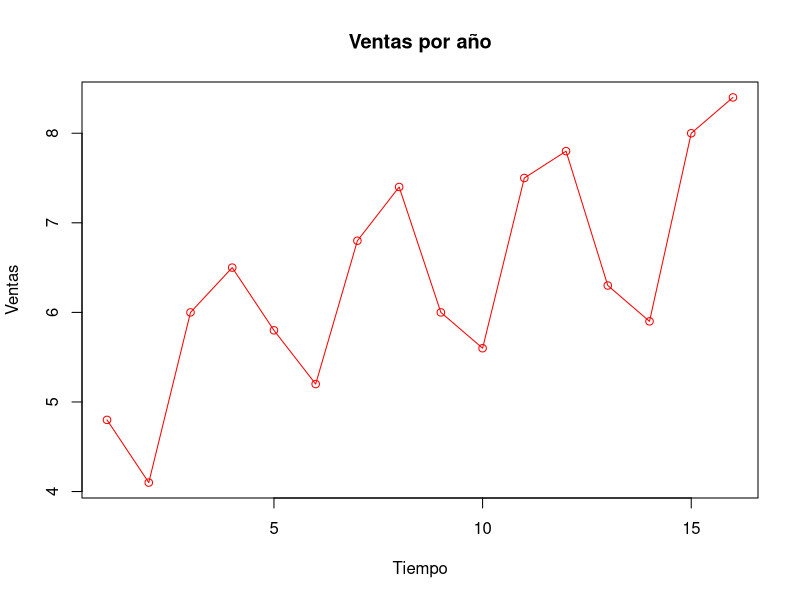
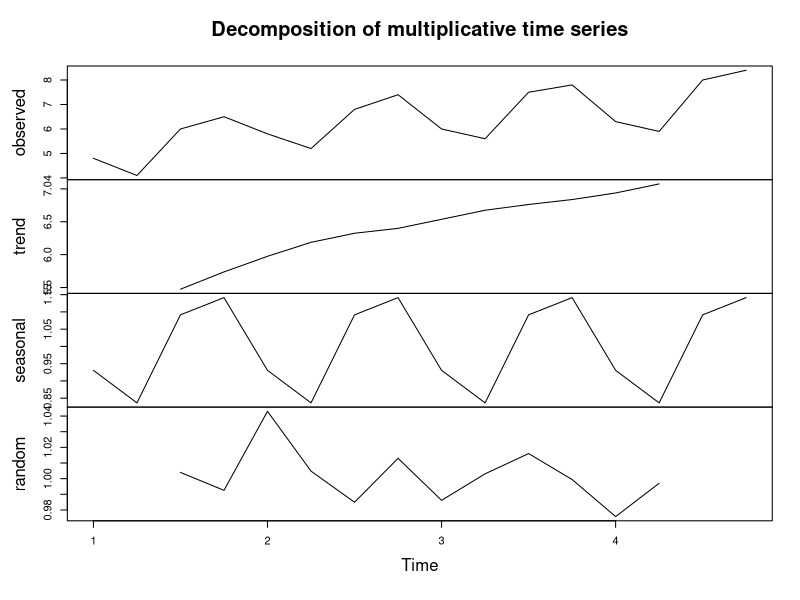
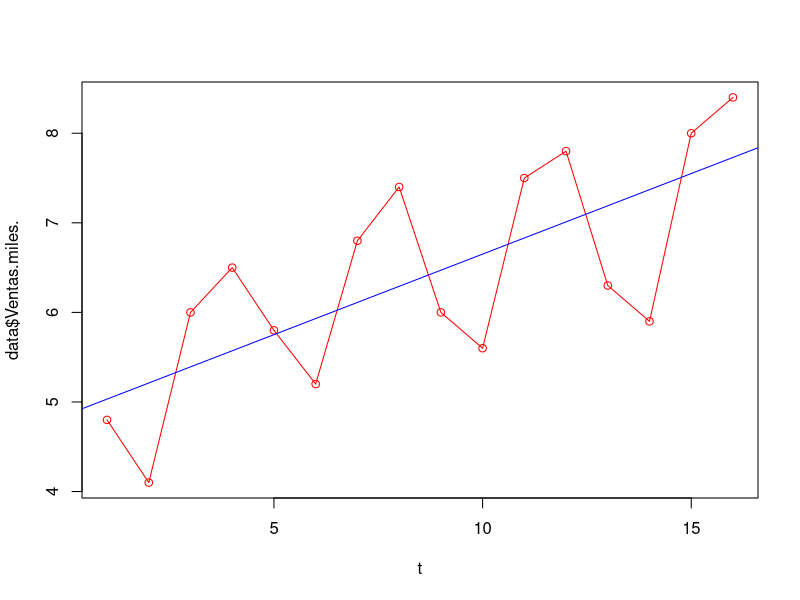
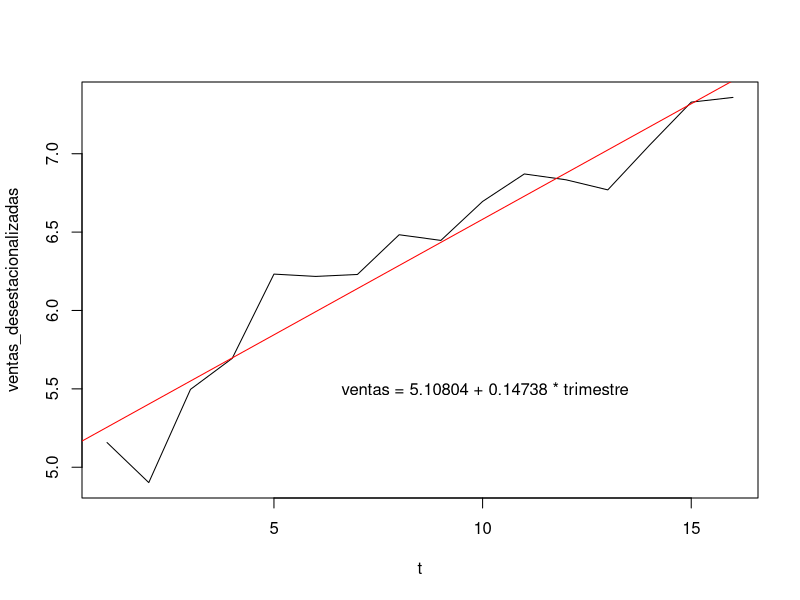
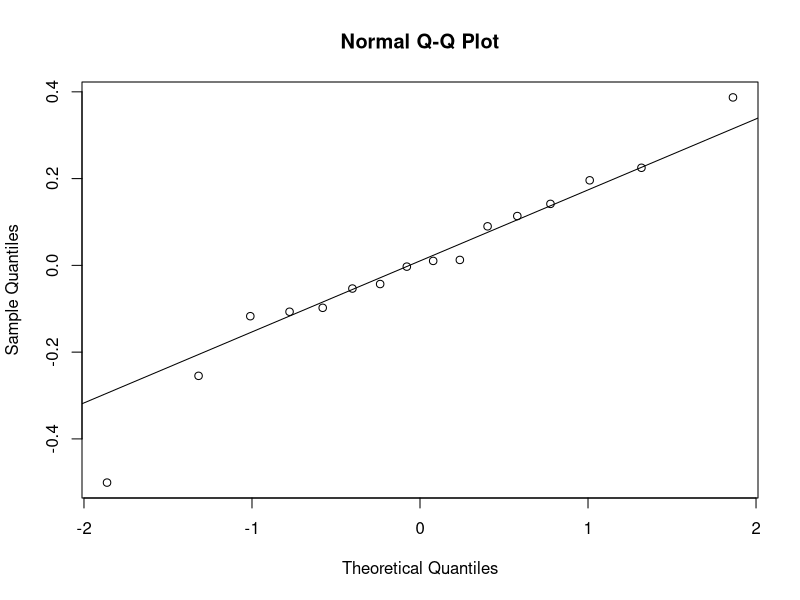
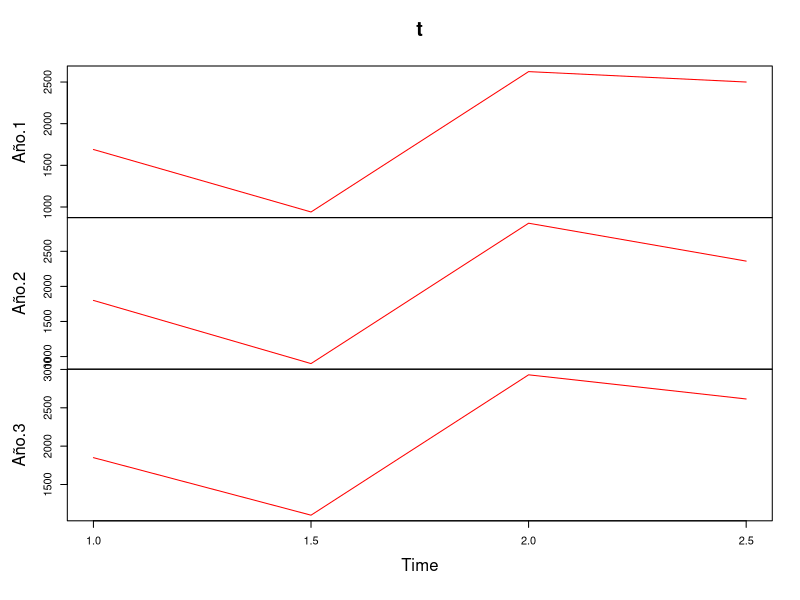
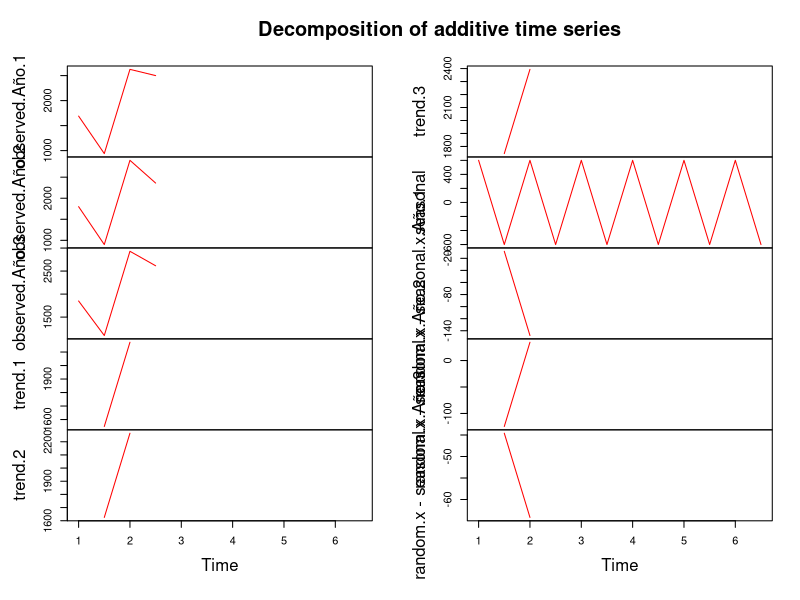
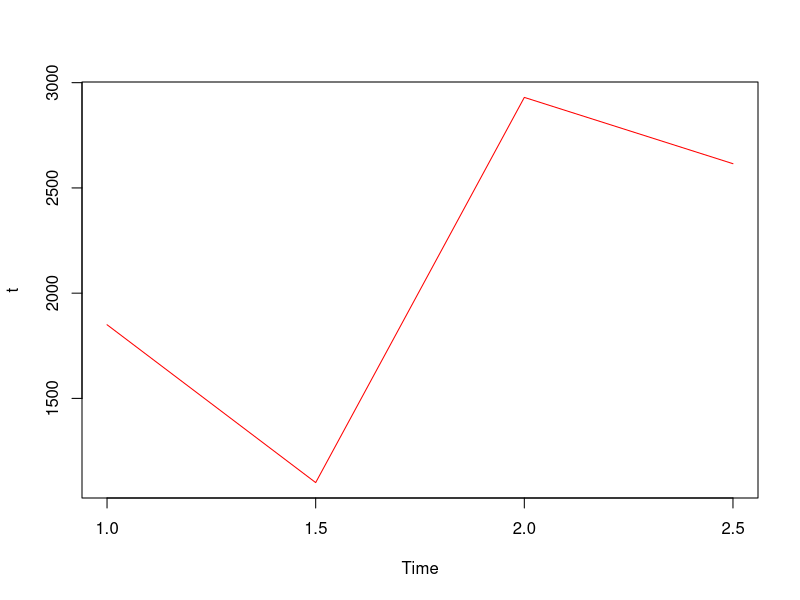

The R source for these figures, in order:
## ---- chunk 1
knitr::opts_chunk$set(echo = TRUE)
## ---- chunk 2
data = data.frame(
  "Año"=c(1,NA,NA,NA,2,NA,NA,NA,3,NA,NA,NA,4,NA,NA,NA),
  "Trimestre"=c(1,2,3,4,1,2,3,4,1,2,3,4,1,2,3,4),
  "Ventas(miles)"=c(4.8,4.1,6.0,6.5,5.8,5.2,6.8,7.4,6.0,5.6,7.5,7.8,6.3,5.9,8.0,8.4)
)
head(data,n=16)
## ---- chunk 3
t = 1:16
plot(t, data$Ventas.miles., type ="o", col ="red",ylab = "Ventas",xlab="Tiempo", main = "Ventas por año")
## ---- chunk 4
Tiempo = ts(data$Ventas.miles., frequency = 4, start(c(2016, 1)))
D =decompose(Tiempo, type = "m")
plot(D)
D
## ---- chunk 5
N = lm(data$Ventas.miles.~t)
plot(t, data$Ventas.miles., type= "o", col = "red")
abline(N, col = "blue")
N
text(4,28,"ventas= 4.8525 + 0.1799 año")
## ---- chunk 6
ventas_desestacionalizadas = (D$x)/(D$seasonal)
N2 = lm(ventas_desestacionalizadas~t)
print(summary(N2))
plot(t, ventas_desestacionalizadas, type = "l")
abline(N2, col = "red")
text(10, 5.5, " ventas = 5.10804 + 0.14738 * trimestre")
## ---- chunk 7
qqnorm(N2$residuals)
qqline(N2$residuals)
## ---- chunk 8
shapiro.test(N2$residuals)
## ---- chunk 9
f = function(x) {-3.5443 + 0.4847*x}
# Los índices estacionales son: 
a1 = D$seasonal[1]
a2 = D$seasonal[2]
a3 = D$seasonal[3]
a4 = D$seasonal[4];
f(17)*a1
f(18)*a2
f(19)*a3
f(20)*a4
## ---- chunk 10
CME=mean(exp(2),na.rm=TRUE)
CME
## ---- chunk 11
df = data.frame(
  "Trimestre"=c(1,2,3,4),
  "Año 1"=c(1690,940,2625,2500),
  "Año 2"=c(1800,900,2900,2360),
  "Año 3"=c(1850,1100,2930,2615)
)
head(df, n=4)
## ---- chunk 12
prom1 = sum(df$Año.1)/4
prom2 = sum(df$Año.2)/4
prom3 = sum(df$Año.3)/4

cat("Promedios móviles","\n")

prom1
prom2
prom3

cat("Promedios móviles centrados","\n")

prom1c = mean(c(prom1,prom2))
prom2c = mean(c(prom2,prom3))
prom3c = mean(c(prom1c,prom2c))

prom1c
prom2c
prom3c

## ---- chunk 13
df2 = subset(df, select = -c(1) )
head(df2)
t= ts(df2, frequency = 2, start(c(2016,1)))
plot.ts(t, col = "red")
D = decompose(t)
plot(D, col ="red")
## ---- chunk 14
D$seasonal
## ---- chunk 15
t= ts(df$Año.3, frequency = 2, start(c(2016,1)))
plot.ts(t, col = "red")
D = decompose(t)
plot(D, col ="red")
D$seasonal
